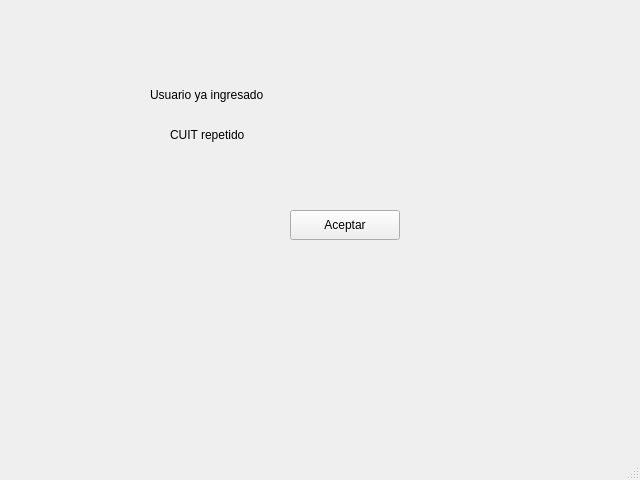
<?xml version="1.0" encoding="UTF-8"?>
<ui version="4.0">
 <class>MainWindow</class>
 <widget class="QMainWindow" name="MainWindow">
  <property name="geometry">
   <rect>
    <x>0</x>
    <y>0</y>
    <width>640</width>
    <height>480</height>
   </rect>
  </property>
  <property name="windowTitle">
   <string>MainWindow</string>
  </property>
  <widget class="QWidget" name="centralwidget">
   <widget class="QPushButton" name="pushButton">
    <property name="geometry">
     <rect>
      <x>290</x>
      <y>210</y>
      <width>110</width>
      <height>30</height>
     </rect>
    </property>
    <property name="text">
     <string>Aceptar</string>
    </property>
   </widget>
   <widget class="QLabel" name="label">
    <property name="geometry">
     <rect>
      <x>150</x>
      <y>80</y>
      <width>210</width>
      <height>30</height>
     </rect>
    </property>
    <property name="styleSheet">
     <string notr="true">font: 16pt &quot;MS Shell Dlg 2&quot;;</string>
    </property>
    <property name="text">
     <string>Usuario ya ingresado</string>
    </property>
   </widget>
   <widget class="QLabel" name="label_2">
    <property name="geometry">
     <rect>
      <x>170</x>
      <y>120</y>
      <width>150</width>
      <height>30</height>
     </rect>
    </property>
    <property name="styleSheet">
     <string notr="true">font: 16pt &quot;MS Shell Dlg 2&quot;;</string>
    </property>
    <property name="text">
     <string>CUIT repetido</string>
    </property>
   </widget>
  </widget>
  <widget class="QMenuBar" name="menubar">
   <property name="geometry">
    <rect>
     <x>0</x>
     <y>0</y>
     <width>640</width>
     <height>21</height>
    </rect>
   </property>
  </widget>
  <widget class="QStatusBar" name="statusbar"/>
 </widget>
 <resources/>
 <connections>
  <connection>
   <sender>pushButton</sender>
   <signal>clicked()</signal>
   <receiver>MainWindow</receiver>
   <slot>close()</slot>
   <hints>
    <hint type="sourcelabel">
     <x>314</x>
     <y>256</y>
    </hint>
    <hint type="destinationlabel">
     <x>459</x>
     <y>356</y>
    </hint>
   </hints>
  </connection>
 </connections>
</ui>
